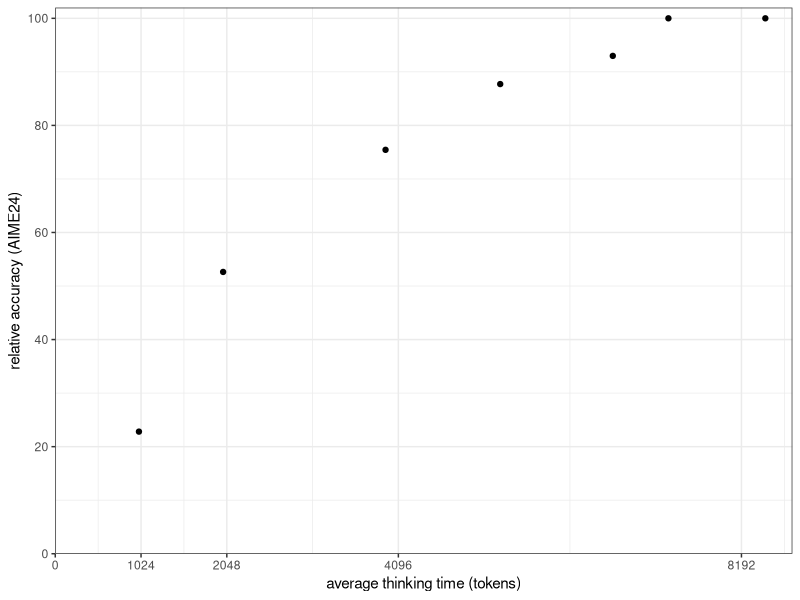
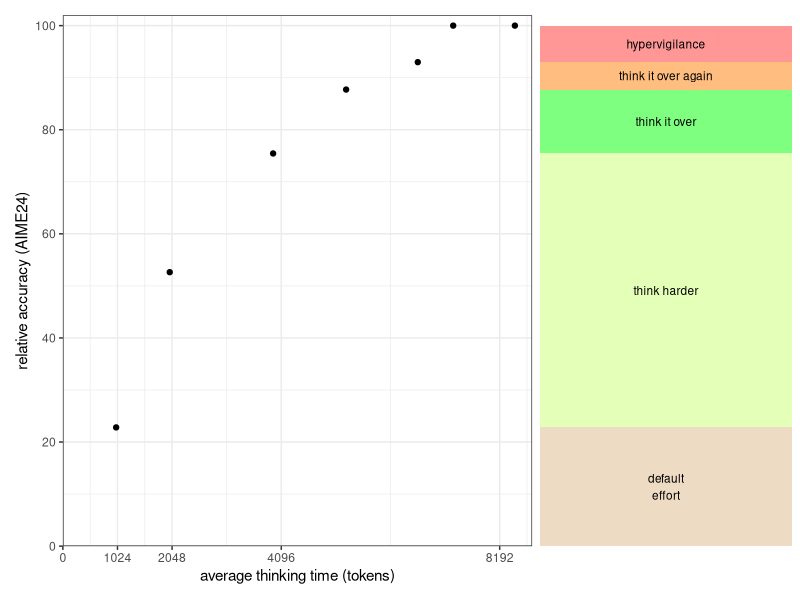
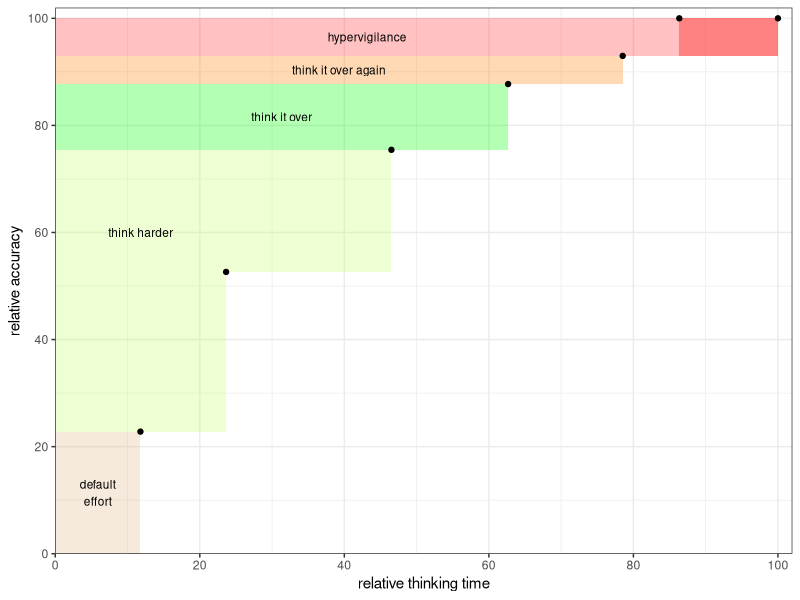
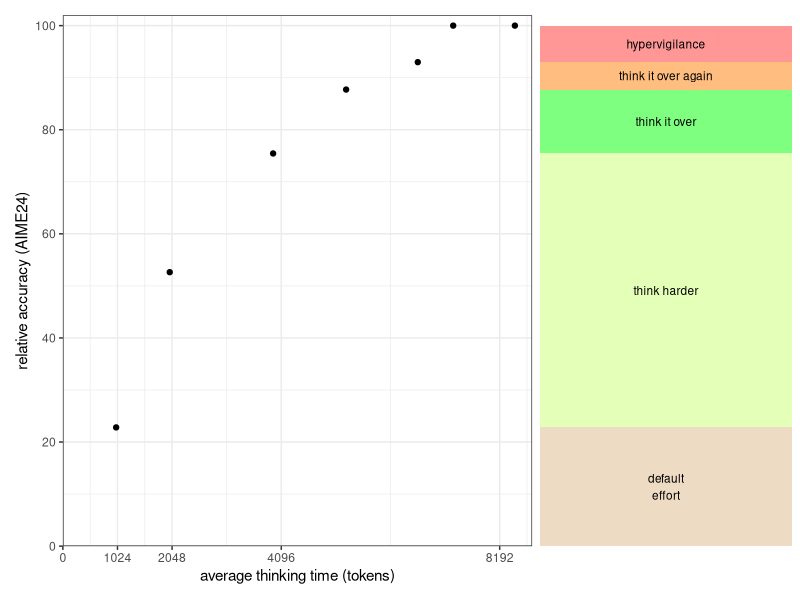
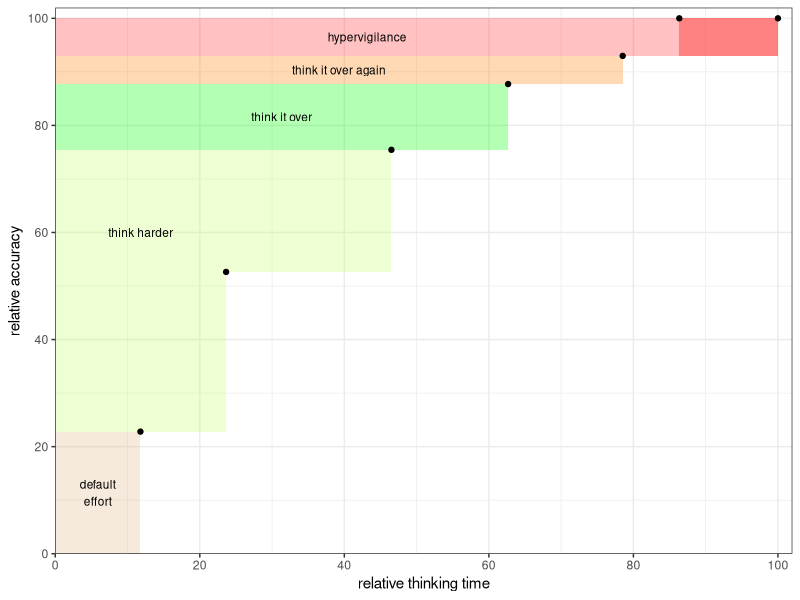

Source code (R) for these figures, in order:
# teaching hypervigilance to LLMs

library(tidyverse)
library(patchwork)

# from https://arxiv.org/pdf/2501.19393
d=read.csv('s1-simple-test-time-scaling.csv')
names(d)
d

# relative 
p1 = ggplot(d) +
  geom_point(aes(x=average_tokens,y=relative_accuracy)) +
  theme_bw() +
  xlab('average thinking time (tokens)') +
  ylab('relative accuracy (AIME24)') +
  scale_y_continuous(limits=c(0,102),expand=c(0,0),breaks=c(0,20,40,60,80,100)) +
  scale_x_continuous(limits=c(0,8800),breaks=c(0,1024,2048,4096,8192),expand=c(0,0))
p1

#annotate
d$label = c('default\neffort',
                 'think harder',
                 'think harder',
                 'think it over',
                 'think it over again',
                 'hypervigilance',
                 'hypervigilance')
d$relative_thinking_time = d$average_tokens/d$average_tokens[7] *100

p2 =ggplot() + 
  geom_rect(aes(xmin=0,xmax=1,ymin=0,ymax=d$relative_accuracy[1]),fill='burlywood',alpha=0.5) +
  geom_text(aes(x = 1/2, y = d$relative_accuracy[1]/2, label = d$label[1]),size=3) +
  geom_rect(aes(xmin=0,xmax=1,ymin=d$relative_accuracy[1],ymax=d$relative_accuracy[3]),fill='darkolivegreen1',alpha=0.5) +
  geom_text(aes(x = 1/2, y = d$relative_accuracy[1] + (d$relative_accuracy[3]-d$relative_accuracy[1])/2, label = d$label[3]),size=3) +
  geom_rect(aes(xmin=0,xmax=1,ymin=d$relative_accuracy[3],ymax=d$relative_accuracy[4]),fill='green',alpha=0.5) +
  geom_text(aes(x = 1/2, y = d$relative_accuracy[3] + (d$relative_accuracy[4]-d$relative_accuracy[3])/2, label = d$label[4]),size=3) +
  geom_rect(aes(xmin=0,xmax=1,ymin=d$relative_accuracy[4],ymax=d$relative_accuracy[5]),fill='darkorange1',alpha=0.5) +
  geom_text(aes(x = 1/2, y = d$relative_accuracy[4] + (d$relative_accuracy[5]-d$relative_accuracy[4])/2, label = d$label[5]),size=3) +
  geom_rect(aes(xmin=0,xmax=1,ymin=d$relative_accuracy[5],ymax=d$relative_accuracy[7]),fill='firebrick1',alpha=0.5) +
  geom_text(aes(x = 1/2, y = d$relative_accuracy[5] + (d$relative_accuracy[7]-d$relative_accuracy[5])/2, label = d$label[7]),size=3) +
  theme_void() +
  scale_y_continuous(limits=c(0,102),expand=c(0,0),breaks=NULL) +
  scale_x_continuous(expand=c(0,0),breaks=NULL) 

p1+p2 + plot_layout(widths = c(0.65,0.35))
ggsave('s1-simple-test-time-scaling-AIME24-relative-accuracy.png',units='in',width=6,height=3)


ggplot() + 
  geom_rect(aes(xmin=0,xmax=d$relative_thinking_time[1],ymin=0,ymax=d$relative_accuracy[1]),fill='burlywood',alpha=0.3) +
  geom_text(aes(x = d$relative_thinking_time[1]/2, y = d$relative_accuracy[1]/2, label = d$label[1]),size=3) +
  geom_rect(aes(xmin=0,xmax=d$relative_thinking_time[2],ymin=d$relative_accuracy[1],ymax=d$relative_accuracy[2]),fill='darkolivegreen1',alpha=0.3) +
  geom_rect(aes(xmin=0,xmax=d$relative_thinking_time[3],ymin=d$relative_accuracy[2],ymax=d$relative_accuracy[3]),fill='darkolivegreen1',alpha=0.3) +
  geom_text(aes(x = (d$relative_thinking_time[2])/2, y = 60, label = d$label[3]),size=3) +
  # geom_rect(aes(xmin=d$relative_thinking_time[1],xmax=d$relative_thinking_time[2],ymin=d$relative_accuracy[1],ymax=d$relative_accuracy[2]),fill='darkolivegreen1',alpha=0.3) +
  # geom_rect(aes(xmin=d$relative_thinking_time[1],xmax=d$relative_thinking_time[3],ymin=d$relative_accuracy[2],ymax=d$relative_accuracy[3]),fill='darkolivegreen1',alpha=0.3) +
  # geom_text(aes(x = (d$relative_thinking_time[3] + d$relative_thinking_time[1])/2, y = d$relative_accuracy[2] + (d$relative_accuracy[3]-d$relative_accuracy[2])/2, label = d$label[3]),size=3) +
  geom_rect(aes(xmin=0,xmax=d$relative_thinking_time[4],ymin=d$relative_accuracy[3],ymax=d$relative_accuracy[4]),fill='green',alpha=0.3) +
  geom_text(aes(x = d$relative_thinking_time[4]/2, y = d$relative_accuracy[3] + (d$relative_accuracy[4]-d$relative_accuracy[3])/2, label = d$label[4]),size=3) +
  geom_rect(aes(xmin=0,xmax=d$relative_thinking_time[5],ymin=d$relative_accuracy[4],ymax=d$relative_accuracy[5]),fill='darkorange1',alpha=0.3) +
  geom_text(aes(x = d$relative_thinking_time[5]/2, y = d$relative_accuracy[4] + (d$relative_accuracy[5]-d$relative_accuracy[4])/2, label = d$label[5]),size=3) +
  geom_rect(aes(xmin=0,xmax=d$relative_thinking_time[6],ymin=d$relative_accuracy[5],ymax=d$relative_accuracy[7]),fill='firebrick1',alpha=0.3) +
  geom_rect(aes(xmin=d$relative_thinking_time[6],xmax=d$relative_thinking_time[7],ymin=d$relative_accuracy[5],ymax=d$relative_accuracy[7]),fill='firebrick1',alpha=0.6) +
  geom_text(aes(x = d$relative_thinking_time[6]/2, y = d$relative_accuracy[5] + (d$relative_accuracy[7]-d$relative_accuracy[5])/2, label = d$label[7]),size=3) +
  geom_point(data=d,aes(x=relative_thinking_time,y=relative_accuracy)) +
  theme_bw() +
  xlab('relative thinking time') +
  ylab('relative accuracy') +
  scale_y_continuous(limits=c(0,102),expand=c(0,0),breaks=c(0,20,40,60,80,100)) +
  scale_x_continuous(limits=c(0,102),breaks=c(0,20,40,60,80,100),expand=c(0,0))

ggsave('s1-simple-test-time-scaling-AIME24-relative-accuracy.png',units='in',width=6,height=3)
